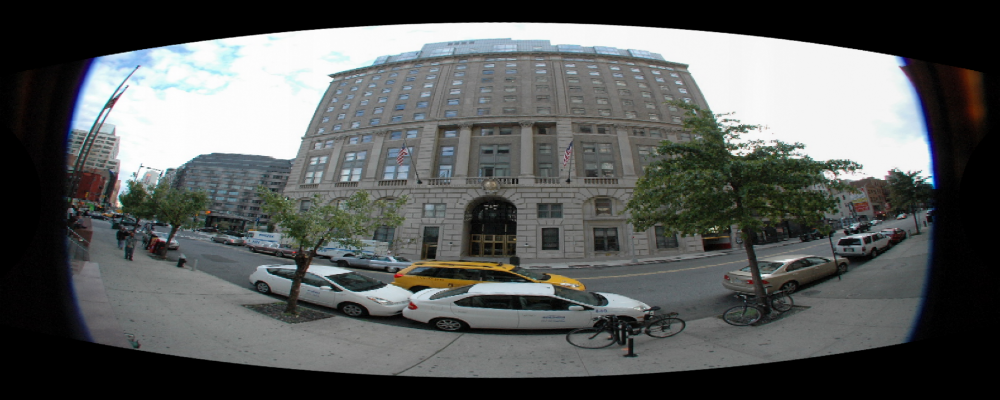
#> input picture _spherical_bilinear_test.png, 1000 x 400 px
$ python -i lines.py   (imports and definitions only)   (older library calls are emulated)
#> lines starting #> are read from the running program, lines starting #| are printed output that depends on the picture; after the words box and inside, x2 and y2 are one past the last pixel; in counts of white or black regions, pixels touching at a corner belong together
#> further down, picture is the input picture: shape (400, 1000, 3); mean B, G, R 90.1, 91, 88.4
"""Automatic and manual line constraint utilities."""

from __future__ import annotations

import json
from dataclasses import dataclass
from pathlib import Path
from typing import Dict, List, Tuple

import cv2
import numpy as np


@dataclass
class AutoLineConfig:
    canny_low: int = 60
    canny_high: int = 160
    blur_ksize: int = 5
    min_contour_points: int = 35
    min_arc_length: float = 80.0
    min_elongation_ratio: float = 2.0
    sample_spacing_px: float = 6.0
    min_samples_per_line: int = 20
    max_samples_per_line: int = 160
    max_lines: int = 40
    processing_max_dim: int = 1600
    min_quality_score: float = 0.22
    local_min_quality_score: float = 0.12
    diversity_grid_size: int = 4
    diversity_per_cell: int = 4
    edge_preference: float = 0.18


def _to_gray(image_bgr: np.ndarray) -> np.ndarray:
    return image_bgr.copy() if image_bgr.ndim == 2 else cv2.cvtColor(image_bgr, cv2.COLOR_BGR2GRAY)


def _segment_support_mask(gray: np.ndarray) -> np.ndarray:
    mask = np.zeros_like(gray, dtype=np.uint8)
    if not hasattr(cv2, "createLineSegmentDetector"):
        return mask
    detector = cv2.createLineSegmentDetector(cv2.LSD_REFINE_STD)
    out = detector.detect(gray)
    if out is None or out[0] is None:
        return mask
    for seg in out[0].reshape(-1, 4):
        x1, y1, x2, y2 = seg.astype(int).tolist()
        cv2.line(mask, (x1, y1), (x2, y2), 255, 2, cv2.LINE_AA)
    return mask


def _resample_polyline(points: np.ndarray, num_samples: int) -> np.ndarray:
    pts = np.asarray(points, dtype=np.float64).reshape(-1, 2)
    if pts.shape[0] <= 1:
        return pts
    seg = pts[1:] - pts[:-1]
    length = np.hypot(seg[:, 0], seg[:, 1])
    cum = np.concatenate([[0.0], np.cumsum(length)])
    total = cum[-1]
    if total <= 1e-8:
        return np.repeat(pts[:1], num_samples, axis=0)
    t = np.linspace(0.0, total, num_samples)
    return np.stack([np.interp(t, cum, pts[:, 0]), np.interp(t, cum, pts[:, 1])], axis=1)


def _pca_elongation(points: np.ndarray) -> Tuple[float, float]:
    pts = np.asarray(points, dtype=np.float64).reshape(-1, 2)
    centered = pts - np.mean(pts, axis=0, keepdims=True)
    cov = np.cov(centered.T)
    vals, vecs = np.linalg.eigh(cov)
    vals = np.maximum(vals, 1e-12)
    idx = int(np.argmax(vals))
    return float(vals[idx] / vals[1 - idx]), float(np.arctan2(vecs[1, idx], vecs[0, idx]))


def _gradient_magnitude(gray: np.ndarray) -> np.ndarray:
    gx = cv2.Sobel(gray, cv2.CV_32F, 1, 0, ksize=3)
    gy = cv2.Sobel(gray, cv2.CV_32F, 0, 1, ksize=3)
    return cv2.magnitude(gx, gy)


def _sample_values(image: np.ndarray, points: np.ndarray) -> np.ndarray:
    h, w = image.shape[:2]
    pts = np.asarray(points, dtype=np.float64)
    x = np.clip(np.round(pts[:, 0]).astype(int), 0, w - 1)
    y = np.clip(np.round(pts[:, 1]).astype(int), 0, h - 1)
    return image[y, x]


def _turn_smoothness_score(points: np.ndarray) -> float:
    pts = np.asarray(points, dtype=np.float64).reshape(-1, 2)
    if pts.shape[0] < 4:
        return 0.0
    seg = np.diff(pts, axis=0)
    seg_len = np.hypot(seg[:, 0], seg[:, 1])
    keep = seg_len > 1e-6
    if int(np.sum(keep)) < 3:
        return 0.0
    angles = np.unwrap(np.arctan2(seg[keep, 1], seg[keep, 0]))
    turn = np.abs(np.diff(angles))
    return float(1.0 - np.clip(np.percentile(turn, 75) / 0.45, 0.0, 1.0)) if turn.size else 1.0


def _quality_score(points: np.ndarray, arc: float, elongation: float, gray: np.ndarray, grad: np.ndarray) -> float:
    h, w = gray.shape[:2]
    pts = np.asarray(points, dtype=np.float64).reshape(-1, 2)
    cx = 0.5 * (w - 1)
    cy = 0.5 * (h - 1)
    rho = np.hypot(pts[:, 0] - cx, pts[:, 1] - cy) / max(np.hypot(cx, cy), 1e-9)
    radial_span = float(np.max(rho) - np.min(rho)) if rho.size else 0.0
    edge_strength = float(np.median(_sample_values(grad, pts)) / 120.0)
    length_score = float(np.clip(arc / (0.22 * max(h, w)), 0.0, 1.0))
    edge_score = float(np.clip(edge_strength, 0.0, 1.0))
    elongation_score = float(np.clip(np.log1p(elongation) / np.log1p(35.0), 0.0, 1.0))
    radial_score = float(np.clip(radial_span / 0.15, 0.0, 1.0))
    return float(
        np.clip(
            0.30 * length_score
            + 0.24 * edge_score
            + 0.18 * _turn_smoothness_score(pts)
            + 0.16 * radial_score
            + 0.12 * elongation_score,
            0.0,
            1.0,
        )
    )


def _select_diverse(candidates: List[Dict[str, object]], image_shape: Tuple[int, int], cfg: AutoLineConfig) -> List[Dict[str, object]]:
    h, w = image_shape[:2]
    grid = max(1, int(cfg.diversity_grid_size))
    per_cell = max(1, int(cfg.diversity_per_cell))
    counts: Dict[Tuple[int, int], int] = {}
    selected: List[Dict[str, object]] = []
    def ranking_score(cand: Dict[str, object]) -> float:
        return float(cand["score"]) + float(cand.get("edge_bonus", 0.0))

    for cand in sorted(candidates, key=ranking_score, reverse=True):
        if len(selected) >= cfg.max_lines:
            break
        center = np.asarray(cand["center"], dtype=np.float64)
        cell = (
            int(np.clip(np.floor(center[0] / max(w, 1) * grid), 0, grid - 1)),
            int(np.clip(np.floor(center[1] / max(h, 1) * grid), 0, grid - 1)),
        )
        if counts.get(cell, 0) >= per_cell:
            continue
        cand["cell_x"], cand["cell_y"] = cell
        selected.append(cand)
        counts[cell] = counts.get(cell, 0) + 1
    if len(selected) >= min(cfg.max_lines, 4):
        return selected

    # Last-resort backups keep sparse scenes from becoming underconstrained.
    for cand in sorted(candidates, key=ranking_score, reverse=True):
        if len(selected) >= min(cfg.max_lines, 4):
            break
        if cand in selected:
            continue
        selected.append(cand)
    return selected


def extract_line_constraints_auto(
    image_bgr: np.ndarray, cfg: AutoLineConfig | None = None
) -> Tuple[List[np.ndarray], Dict[str, object]]:
    cfg = cfg or AutoLineConfig()
    h0, w0 = image_bgr.shape[:2]
#> h0 = 400; w0 = 1000
    scale = 1.0
    proc = image_bgr
    if max(h0, w0) > cfg.processing_max_dim:
        scale = cfg.processing_max_dim / max(h0, w0)
        proc = cv2.resize(image_bgr, (int(round(w0 * scale)), int(round(h0 * scale))), interpolation=cv2.INTER_AREA)
    gray = _to_gray(proc)
    blur = cv2.GaussianBlur(gray, (cfg.blur_ksize, cfg.blur_ksize), 0.0)
    edges = cv2.Canny(blur, cfg.canny_low, cfg.canny_high)
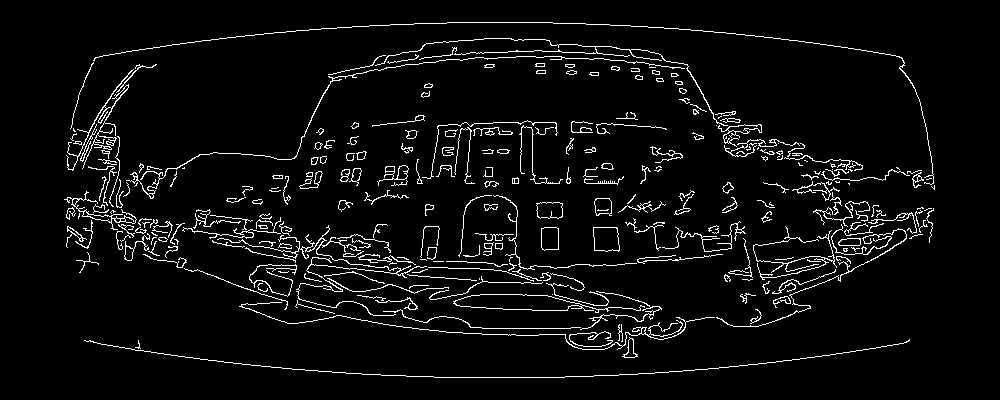
#> edges: shape (400, 1000); 4.9% white in thin lines or dots, all inside (x1, y1, x2, y2) = (64, 22, 935, 378)
    seg_mask = _segment_support_mask(blur)
#> the loop in _segment_support_mask, `for seg in out[0].reshape(-1, 4):` made 870 passes
#> (seg, x1, y1, x2, y2) on passes 1 to 3: ([433.2, 22.2, 315.6, 28.38], 433, 22, 315, 28), ([315.2, 27.13, 94.26, 54.69], 315, 27, 94, 54), ([683.2, 28.19, 548, 21.66], 683, 28, 548, 21)
#> after the loop in _segment_support_mask, `for seg in out[0].reshape(-1, 4):`:
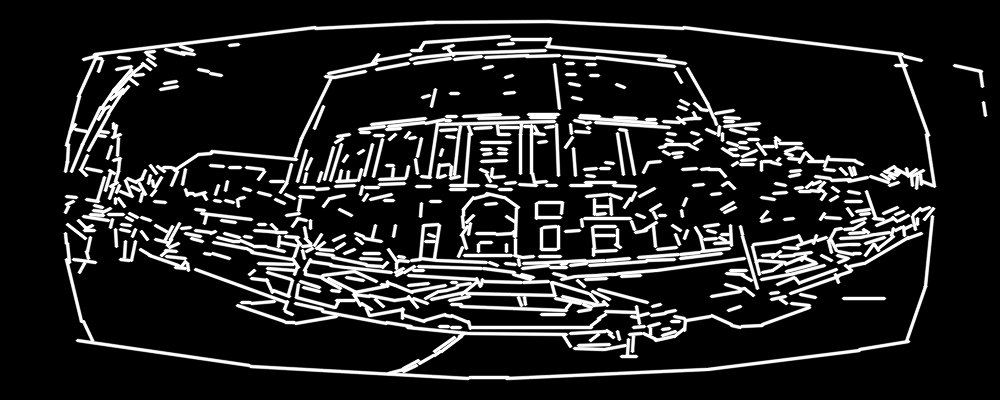
#> mask: shape (400, 1000); min 0, max 255, mean 36.9
    support = cv2.bitwise_or(edges, seg_mask)
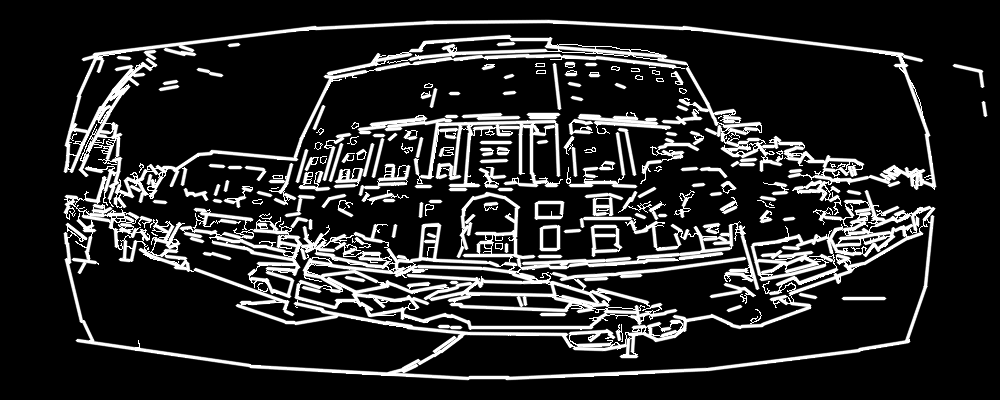
#> support: shape (400, 1000); min 0, max 255, mean 41.5
    kernel = cv2.getStructuringElement(cv2.MORPH_ELLIPSE, (3, 3))
#> kernel = [[0, 1, 0], [1, 1, 1], [0, 1, 0]]
    support = cv2.morphologyEx(support, cv2.MORPH_CLOSE, kernel, iterations=1)
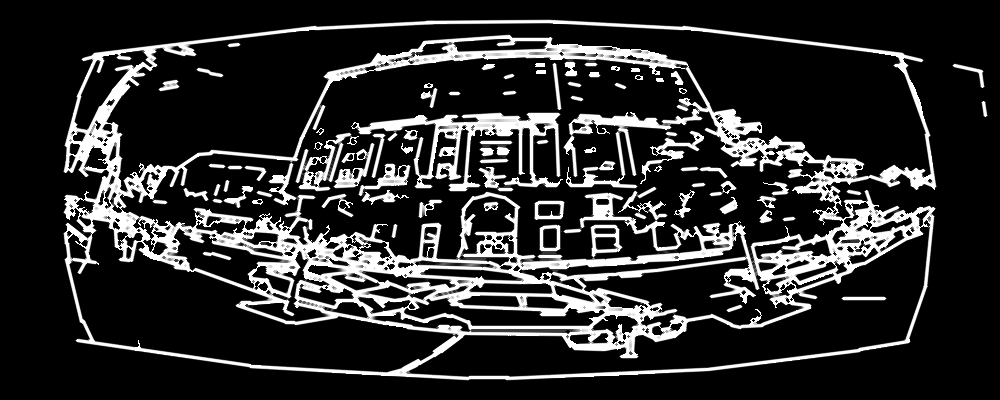
#> support: shape (400, 1000); min 0, max 255, mean 46.3
    contours, _ = cv2.findContours(support, cv2.RETR_LIST, cv2.CHAIN_APPROX_NONE)
#> contours = 391 contours, 156 with area under 20; largest, box (x1, y1, x2, y2) and area: (63, 19, 937, 381) 281590, (106, 23, 931, 192) 52262, (284, 57, 707, 262) 44676, (69, 220, 454, 372) 23226, (409, 225, 930, 377) 22368
    grad = _gradient_magnitude(blur)
#> in _gradient_magnitude, `gx = cv2.Sobel(gray, cv2.CV_32F, 1, 0, ksize=3)`:
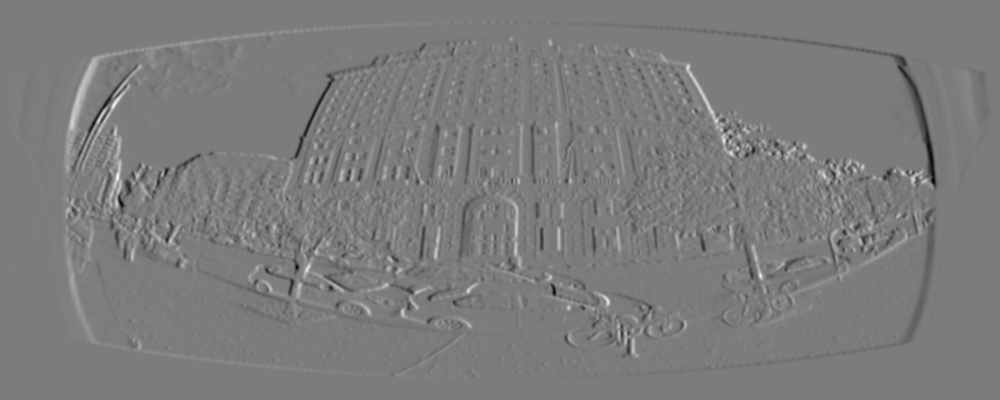
#> gx: shape (400, 1000) float32; min -391, max 411, mean 0; drawn with min black and max white
#> in _gradient_magnitude, `gy = cv2.Sobel(gray, cv2.CV_32F, 0, 1, ksize=3)`:
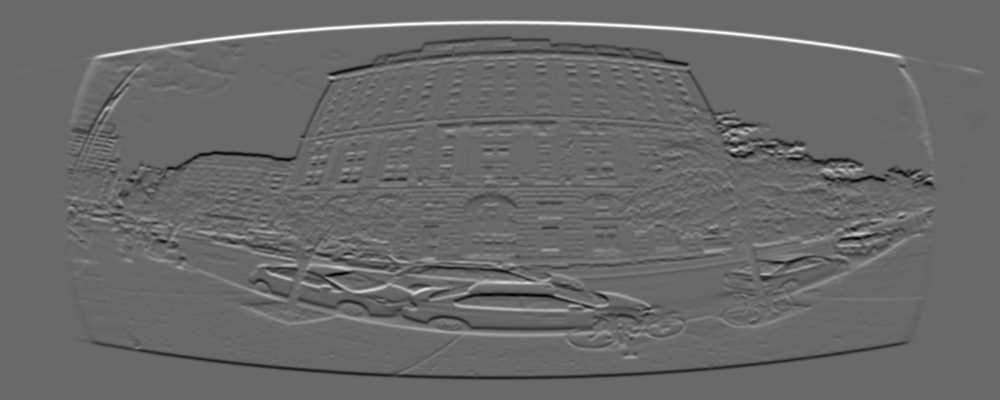
#> gy: shape (400, 1000) float32; min -444, max 631, mean 0; drawn with min black and max white
#> in _gradient_magnitude, `return cv2.magnitude(gx, gy)`:
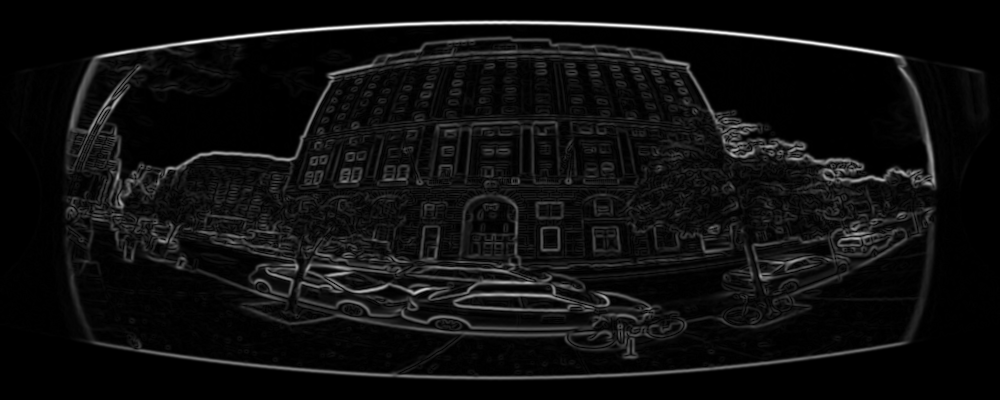
#> returned value: shape (400, 1000) float32; min 0, max 633.1, mean 36.6; drawn with min black and max white

    candidates: List[Dict[str, object]] = []
    quality_rows: List[List[float]] = []
    for raw_id, cnt in enumerate(contours):
        pts = cnt[:, 0, :].astype(np.float64)
        if pts.shape[0] < cfg.min_contour_points:
            continue
        arc = float(cv2.arcLength(cnt, False))
        if arc < cfg.min_arc_length:
            continue
        if np.linalg.norm(pts[0] - pts[-1]) < 4.0 and cv2.contourArea(cnt) > 200.0:
            continue
        elongation, angle = _pca_elongation(pts)
        if elongation < cfg.min_elongation_ratio:
            continue
        n = int(np.clip(arc / cfg.sample_spacing_px, cfg.min_samples_per_line, cfg.max_samples_per_line))
        sampled = _resample_polyline(pts, n)
        score = _quality_score(sampled, arc, elongation, gray, grad)
        center = np.mean(sampled, axis=0)
        edge_distance = float(
            np.hypot(center[0] - 0.5 * (gray.shape[1] - 1), center[1] - 0.5 * (gray.shape[0] - 1))
            / max(np.hypot(0.5 * (gray.shape[1] - 1), 0.5 * (gray.shape[0] - 1)), 1e-9)
        )
        edge_bonus = float(cfg.edge_preference) * np.clip(edge_distance, 0.0, 1.0)
        quality_rows.append([float(raw_id), score, arc, elongation, float(sampled.shape[0]), edge_distance, edge_bonus])
        if score < cfg.local_min_quality_score:
            continue
        candidates.append(
            {
                "id": raw_id,
                "points": sampled,
                "center": center,
                "angle": angle,
                "arc": arc,
                "score": score,
                "edge_bonus": edge_bonus,
                "primary_quality": float(score >= cfg.min_quality_score),
            }
        )
#> this loop made 391 passes
#> arc on passes 3, 10, 11: 50.8, 160.9, 138.5
#> after the loop, candidates = 8 items; quality_rows = 8 items

    if scale != 1.0:
        for cand in candidates:
            cand["points"] = np.asarray(cand["points"], dtype=np.float64) / scale
            cand["center"] = np.asarray(cand["center"], dtype=np.float64) / scale
    selected = _select_diverse(candidates, (h0, w0), cfg)
#> in _select_diverse, `grid = max(1, int(cfg.diversity_grid_size))`: grid = 4
#> the loop in _select_diverse, `for cand in sorted(candidates, key=ranking_score, reverse=True):` made 8 passes
#> (center, cell) on passes 1 to 8: ([862.7, 298], (3, 2)), ([143.8, 226.7], (0, 2)), ([704, 169.7], (2, 1)), ([971.1, 71.97], (3, 0)), ([683.8, 204], (2, 2)), ([723.2, 189], (2, 1)), ([429.5, 93.82], (1, 0)), ([427.7, 206.5], (1, 2))
#> after the loop in _select_diverse, `for cand in sorted(candidates, key=ranking_score, reverse=True):`: counts = {(3, 2): 1, (0, 2): 1, (2, 1): 2, (3, 0): 1, (2, 2): 1, (1, 0): 1, (1, 2): 1}; selected = 8 items
#> selected = 8 items
    lines = [np.asarray(c["points"], dtype=np.float64) for c in selected]
#> lines = 8 point arrays, longest 20 points
    debug = {
        "gray": gray,
        "edges": edges,
        "segment_mask": seg_mask,
        "support": support,
        "processing_scale": np.array([scale], dtype=np.float32),
        "quality_columns": ["raw_id", "score", "arc", "elongation", "num_points", "edge_distance", "edge_bonus"],
        "quality_rows": np.asarray(quality_rows, dtype=np.float64),
        "selected_rows": np.asarray(
            [
                [
                    float(i),
                    float(c["id"]),
                    float(c["score"]),
                    float(np.asarray(c["points"]).shape[0]),
                    float(np.asarray(c["center"])[0]),
                    float(np.asarray(c["center"])[1]),
                    float(c.get("cell_x", -1)),
                    float(c.get("cell_y", -1)),
                ]
                for i, c in enumerate(selected)
            ],
            dtype=np.float64,
        ),
    }
    return lines, debug


# [95 lines left out: functions _parse_lines_json, load_manual_lines, annotate_lines_interactive, save_lines_json, draw_line_overlay, not called in this run]

>>> import cv2
>>> picture = cv2.imread('../../_spherical_bilinear_test.png')
>>> result = extract_line_constraints_auto(picture)

$ run again, on academic_inverse_test.png
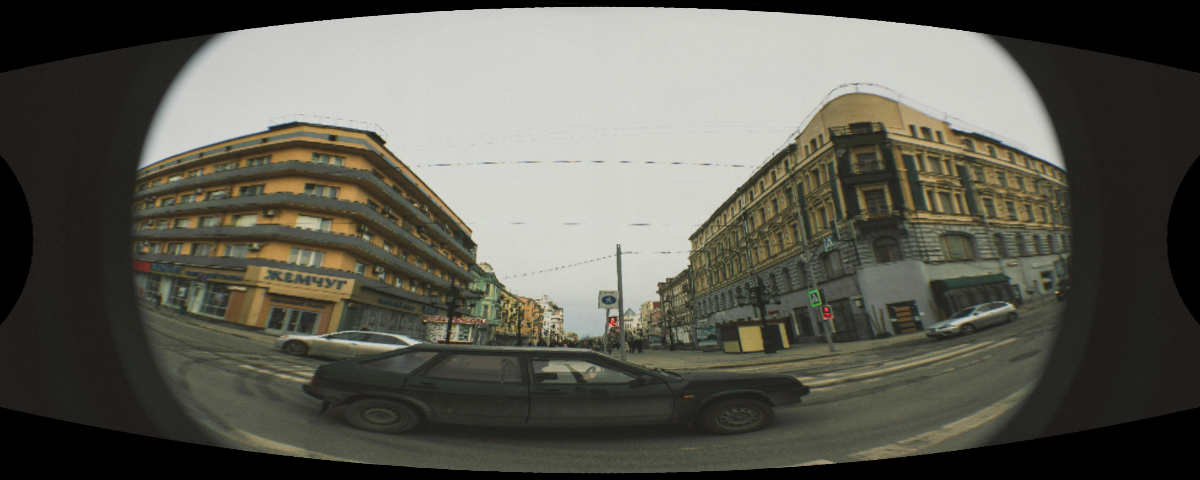
#> input picture academic_inverse_test.png, 1200 x 480 px
#> picture is the input picture: shape (480, 1200, 3); mean B, G, R 82.7, 92.1, 92.9
#> in extract_line_constraints_auto, `edges = cv2.Canny(blur, cfg.canny_low, cfg.canny_high)`:
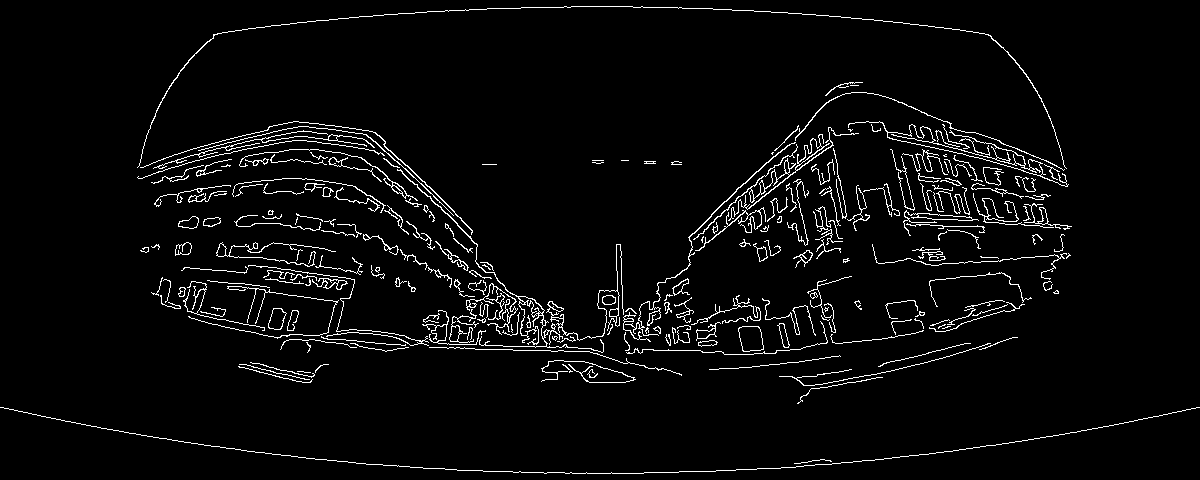
#> edges: shape (480, 1200); 3.9% white in thin lines or dots
#> the loop in _segment_support_mask, `for seg in out[0].reshape(-1, 4):` made 1087 passes
#> (seg, x1, y1, x2, y2) on passes 1 to 3: ([903.3, 21.31, 698.2, 6.58], 903, 21, 698, 6), ([471.9, 9.5, 454.3, 9.27], 471, 9, 454, 9), ([451.8, 9.74, 344.3, 17.34], 451, 9, 344, 17)
#> kernel = [[0, 1, 0], [1, 1, 1], [0, 1, 0]]
#> contours = 506 contours, 198 with area under 20; largest, box (x1, y1, x2, y2) and area: (0, 4, 1200, 409) 304806, (141, 8, 1061, 338) 136581, (675, 200, 940, 324) 12986, (0, 385, 1200, 476) 6576, (339, 247, 471, 340) 5480
#> in _gradient_magnitude, `return cv2.magnitude(gx, gy)`:
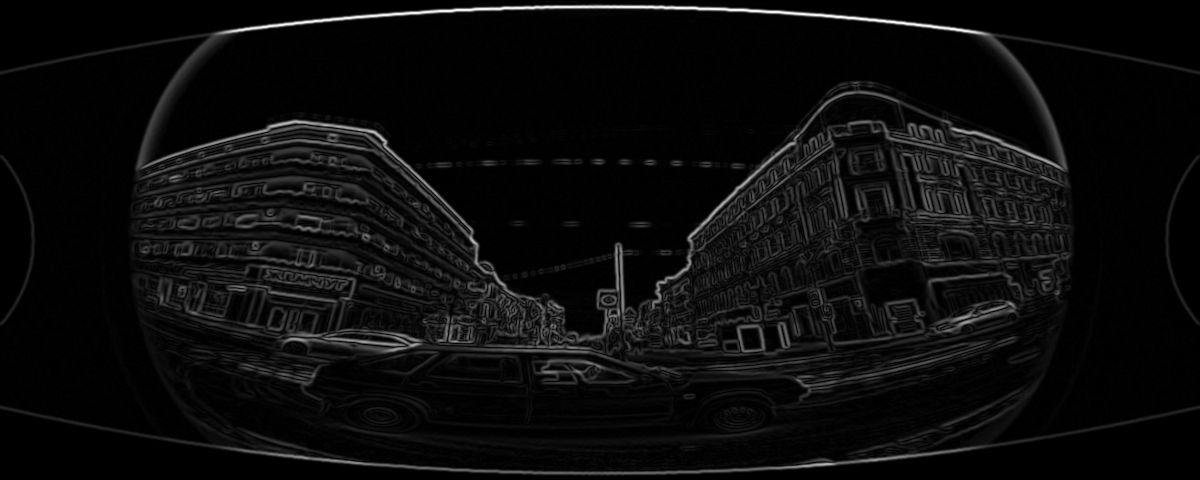
#> returned value: shape (480, 1200) float32; min 0, max 533.8, mean 26.1; drawn with min black and max white
#> the loop in extract_line_constraints_auto, `for raw_id, cnt in enumerate(contours):` made 506 passes
#> arc on passes 2 to 4: 271.8, 207.8, 126
#> after the loop in extract_line_constraints_auto, `for raw_id, cnt in enumerate(contours):`: candidates = 12 items
#> grid = 4
#> the loop in _select_diverse, `for cand in sorted(candidates, key=ranking_score, reverse=True):` made 12 passes
#> (center, cell) on passes 1 to 8: ([189.8, 165.7], (0, 1)), ([741.5, 188.6], (2, 1)), ([156.9, 328], (0, 2)), ([776.9, 258.5], (2, 2)), ([827, 401.8], (2, 3)), ([732, 392.4], (2, 3)), ([974.1, 212.3], (3, 1)), ([333.5, 225.5], (1, 1))
#> after the loop in _select_diverse, `for cand in sorted(candidates, key=ranking_score, reverse=True):`: counts = {(0, 1): 1, (2, 1): 1, (0, 2): 1, (2, 2): 2, (2, 3): 2, (3, 1): 2, (1, 1): 1, (1, 2): 2}; selected = 12 items
#> lines = 12 point arrays, longest 20 points
